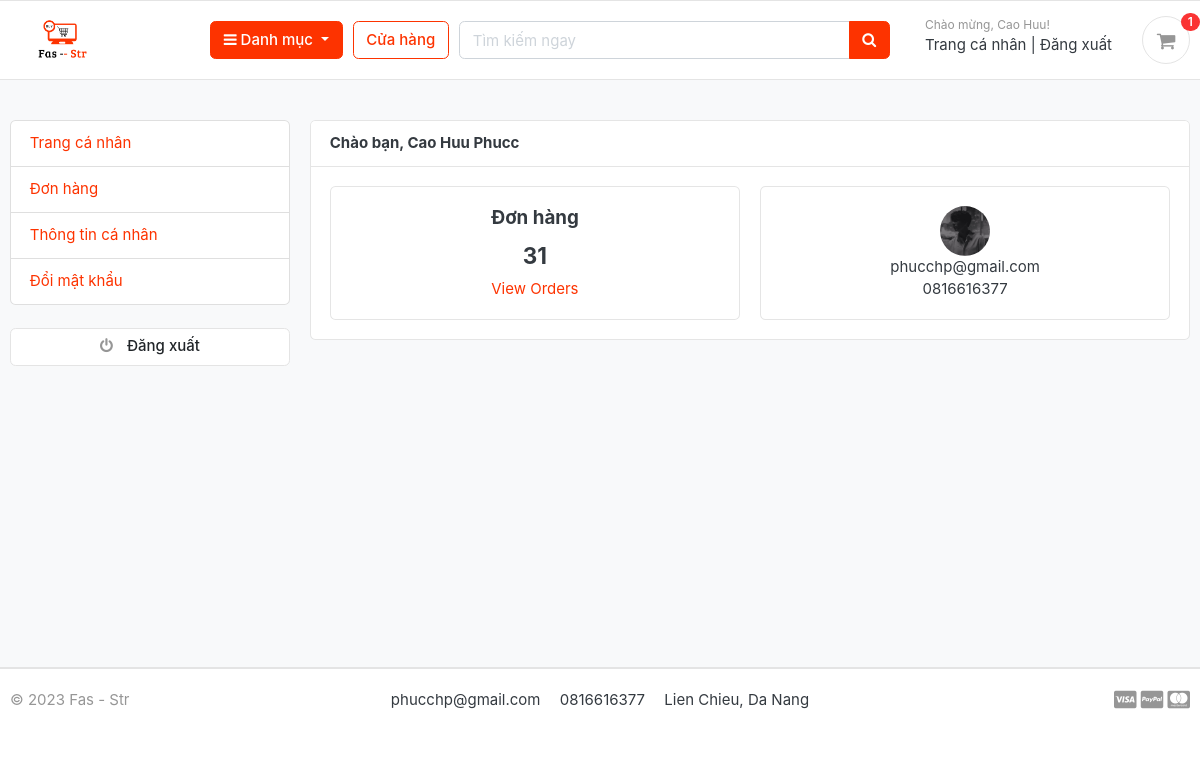
Screenshot of /accounts/dashboard/ (signed in) with the database file from the repository.
### accounts/models.py (models this page shows, shortened)
class Account(AbstractBaseUser):
    first_name=models.CharField(max_length=50)
    last_name=models.CharField(max_length=50)
    username=models.CharField(max_length=50,unique=True)
    email=models.EmailField(max_length=100,unique=True)
    phone_number=models.CharField(max_length=50)
    date_joined=models.DateTimeField(auto_now_add=True)
    last_login=models.DateTimeField(auto_now_add=True)
    is_admin=models.BooleanField(default=False)
    is_staff=models.BooleanField(default=False)
    is_active=models.BooleanField(default=False)
    is_superadmin=models.BooleanField(default=False)
    USERNAME_FIELD='email'
    REQUIRED_FIELDS=['username','first_name','last_name']
    objects=MyAccountManager()
    def full_name(self):
        return f'{self.first_name} {self.last_name}'

class UserProfile(models.Model):
    user = models.OneToOneField(Account, on_delete=models.CASCADE)
    address_line_1 = models.CharField(blank=True, max_length=100)
    address_line_2 = models.CharField(blank=True, max_length=100)
    profile_picture = models.ImageField(blank=True, upload_to='userprofile')
    city = models.CharField(blank=True, max_length=20)
    state = models.CharField(blank=True, max_length=20)
    country = models.CharField(blank=True, max_length=20)

### accounts/views.py (the view)
# urls.py: path('dashboard/', views.dashboard, name='dashboard'),
@login_required(login_url = 'login')
def dashboard(request):
    orders = Order.objects.order_by('-created_at').filter(user_id=request.user.id, is_ordered=True)
    orders_count = orders.count()
    userprofile = UserProfile.objects.get(user_id=request.user.id)
    context = {
        'orders_count': orders_count,
        'userprofile': userprofile,
    }
    return render(request, 'accounts/dashboard.html', context)

### carts/context_processors.py (called while the page is built)
def counter(request):
    cart_count = 0
    if 'admin' in request.path:
        return {}
    else:
        try:
            cart = Cart.objects.filter(cart_id=_cart_id(request))
            if request.user.is_authenticated:
                cart_items = CartItem.objects.all().filter(user=request.user)
            else:
                cart_items = CartItem.objects.all().filter(cart=cart[:1])
            for cart_item in cart_items:
                cart_count += cart_item.quantity
        except Cart.DoesNotExist:
            cart_count = 0
    return dict(cart_count=cart_count)

### carts/views.py (called while the page is built)
def _cart_id(request):
    cart = request.session.session_key
    if not cart:
        cart = request.session.create()
    return cart

### category/context_processors.py (called while the page is built)
def menu_links(request):
    links=Category.objects.all()
    print(links)
    return dict(links=links)

### category/models.py (called while the page is built)
    def get_url(self):
        return reverse('products_by_category',args=[self.slug])

    def __str__(self):
        return self.category_name

### templates/accounts/dashboard.html (shortened to what this page needs)
{% extends 'base.html' %}
{% block content%}
<section class="section-conten padding-y bg" style="height: 587px;">
    <div class="container">
        <div class="row">
        {% include 'includes/dashboard_sidebar.html'%}
        <main class="col-md-9">
            <article class="card">
            <header class="card-header">
                <strong class="d-inline-block mr-3">Chào bạn, {{user.full_name}}</strong>
            </header>
            <div class="card-body">
                <div class="row">
                   <div class="col-md-6" >
                       <div class="card" style="text-align:center;">
                            <div class="card-body">
                                <h5 class="card-title">Đơn hàng</h5>
                                <h4>{{orders_count}}</h4>
                                <a href="{% url 'my_orders' %}">View Orders</a>
                            </div>
                       </div>
                   </div>
                   <div class="col-md-6">
                    <div class="card" style="text-align:center;">
                        <div class="card-body">
                            <img src="{{userprofile.profile_picture.url}}" alt="User Profile Picture" width="50" height="50" style="border-radius:50%;">
                            <p class="mb-0">{{user.email}}</p>
                            <p>{{user.phone_number}}</p>
                        </div>
                    </div>
                </div>
                </div>
            </div>
            </article>
        </main>
    </div>
    </div>
    </section>
{% endblock %}

### templates/includes/navbar.html (shortened to what this page needs)
{% load static %}
<header class="section-header">
    <section class="header-main border-bottom">
        <div class="container">
            <div class="row align-items-center">
                <div class="col-lg-2 col-md-3 col-6 logo-container">
                    <a href="{% url 'home' %}" class="brand-wrap">
                        <img
                            class="logo"
                            src="{% static './images/logo-full.png' %}"
                        />
                    </a>
                </div>
                <div class="col-lg col-sm col-md col-6 flex-grow-0">
                    <div
                        class="category-wrap dropdown d-inline-block float-right"
                    >
                        <button
                            type="button"
                            class="btn btn-primary dropdown-toggle"
                            data-toggle="dropdown"
                        >
                            <i class="fa fa-bars"></i> Danh mục
                        </button>
                    </div>
                </div>
                <a href="{% url 'store' %}" class="btn btn-outline-primary"
                    >Cửa hàng</a
                >
                <div class="col-lg col-md-6 col-sm-12 col">
                    <form
                        action="{% url 'search' %}"
                        class="search"
                        method="GET"
                    >
                        <div class="input-group w-100">
                            <input
                                type="text"
                                class="form-control"
                                style="width: 60%"
                                placeholder="Tìm kiếm ngay"
                                name="keyword"
                            />
                            <div class="input-group-append">
                                <button class="btn btn-primary" type="submit">
                                    <i class="fa fa-search"></i>
                                </button>
                            </div>
                        </div>
                    </form>
                </div>
                <div class="col-lg-3 col-sm-6 col-8 order-2 order-lg-3">
                    <div class="d-flex justify-content-end mb-3 mb-lg-0">
                        {% if user.id is not None %}
                        <div class="widget-header">
                            <small class="title text-muted"
                                >Chào mừng, {{user.first_name}}!
                            </small>
                            <div>
                                <a href="{% url 'dashboard' %}">Trang cá nhân</a>
                                <span class="dark-transp"> | </span>
                                <a href="{% url 'logout' %}"> Đăng xuất</a>
                            </div>
                        </div>
                        {% endif %}
                        <a
                            href="{% url 'cart' %}"
                            class="widget-header pl-3 ml-3"
                        >
                            <div class="icon icon-sm rounded-circle border">
                                <i class="fa fa-shopping-cart"></i>
                            </div>
                            <span class="badge badge-pill badge-danger notify"
                                >{{ cart_count }}</span
                            >
                        </a>
                    </div>
                </div>
            </div>
        </div>
    </section>
</header>

### static/css/ui.css (style rules this page uses)
html { font-family: "Inter", sans-serif; font-size: 15px; }
.icon-xs, .icon-sm, .icon-md, .icon-lg { display: inline-block; text-align: center; flex-shrink: 0; flex-grow: 0; }
.icon-sm { width: 48px; height: 48px; line-height: 48px !important; font-size: 20px; }
.padding-y { padding-top: 40px; padding-bottom: 40px; }
article:after, .form-group:after { display: block; clear: both; content: ""; }
.bg { background-color: #f8f9fa; }
p:last-child { margin-bottom: 0; }
.header-main { position: relative; padding-top: 1rem; padding-bottom: 1rem; }
.brand-wrap .logo, .navbar-brand .logo { margin-right: 7px; max-height: 42px; display: inline-block; }
.widget-header { display: inline-block; vertical-align: middle; position: relative; }
.widget-header a { color: #343a40; }
.widget-header i { color: #969696; }
.widget-header .title { display: block; }
.widget-header .notify { position: absolute; top: -3px; right: -10px; }
.notify { position: absolute; top: -4px; right: -10px; display: inline-block; padding: 0.25em 0.6em; font-size: 12px; line-height: 1; text-align: center; border-radius: 3rem; color: #fff; background-color: #fa3434; }

### rows the page displays
Account: first_name "Cao Huu", full_name "Cao Huu Phucc", email "phucchp@gmail.com", phone_number "0816616377"
UserProfile: profile_picture (picture)

### other values shown
{{ cart_count }} "1"
{{ orders_count }} "31"
